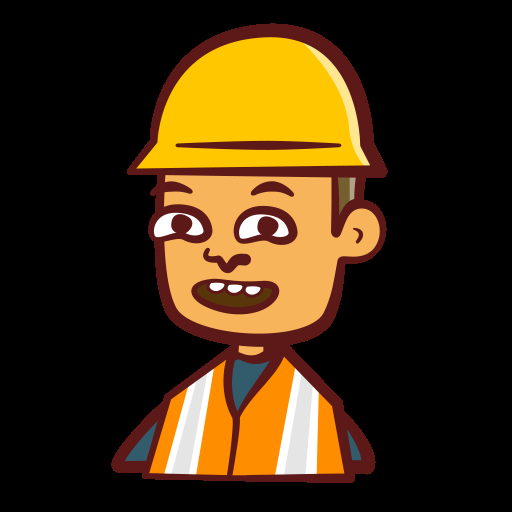
#> input picture td4/pic2.png, 512 x 512 px
$ python 'Conversion_d_images_en_différents_espaces_colorimétriques.py'
#> lines starting #> are read from the running program, lines starting #| are printed output that depends on the picture
import cv2

def main():
    # Charger l'image source
    src = cv2.imread("pic2.png")
#> src is the input picture: shape (512, 512, 3); mean B, G, R 17.5, 44.7, 65.4
    if src is None:
        print("Erreur : Impossible de charger l'image !")
        return

    # Conversion en différents espaces colorimétriques
    hsv = cv2.cvtColor(src, cv2.COLOR_BGR2HSV)
#> hsv: shape (512, 512, 3); mean H, S, V 4.5, 62.8, 65.8
    ycbcr = cv2.cvtColor(src, cv2.COLOR_BGR2YCrCb)
#> ycbcr: shape (512, 512, 3); mean of channels 0, 1, 2 47.9, 140.5, 110.8
    gray = cv2.cvtColor(src, cv2.COLOR_BGR2GRAY)
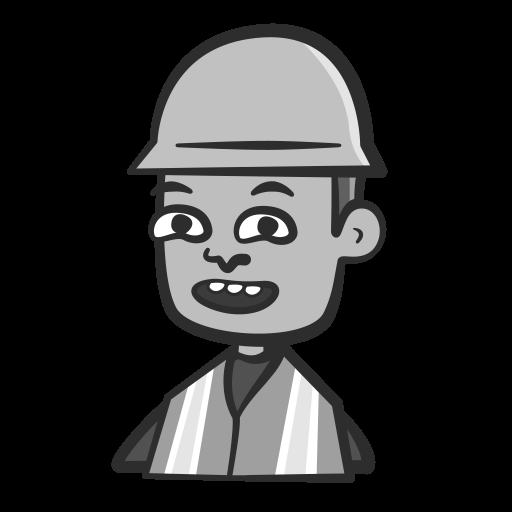
#> gray: shape (512, 512); min 0, max 255, mean 47.9

    # Affichage des images
    cv2.imshow("Image Source (BGR)", src)
    cv2.imshow("Image HSV", hsv)
    cv2.imshow("Image YCbCr", ycbcr)
    cv2.imshow("Image Niveau de Gris", gray)

    # Attendre une touche pour fermer
    cv2.waitKey(0)
    cv2.destroyAllWindows()

if __name__ == "__main__":
    main()
